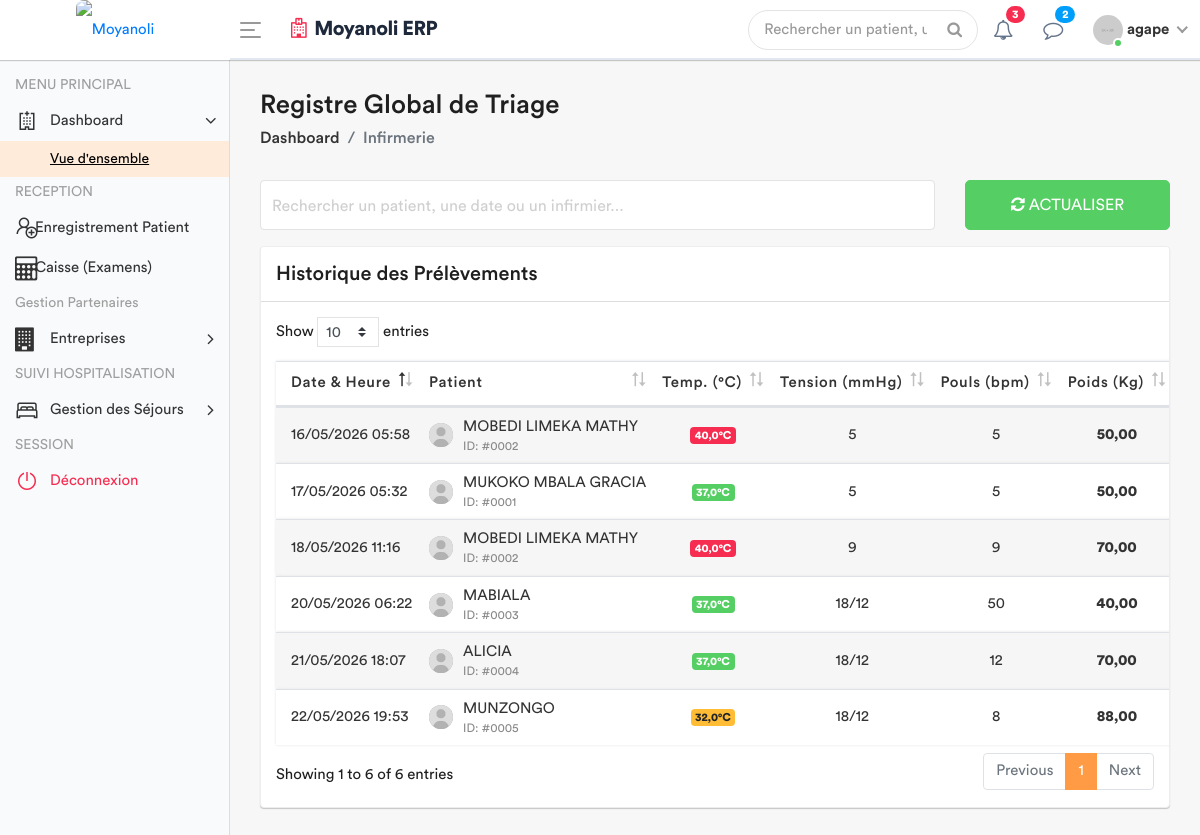
Before: /infirmerie/registre-global/ (signed in) with the older database file.
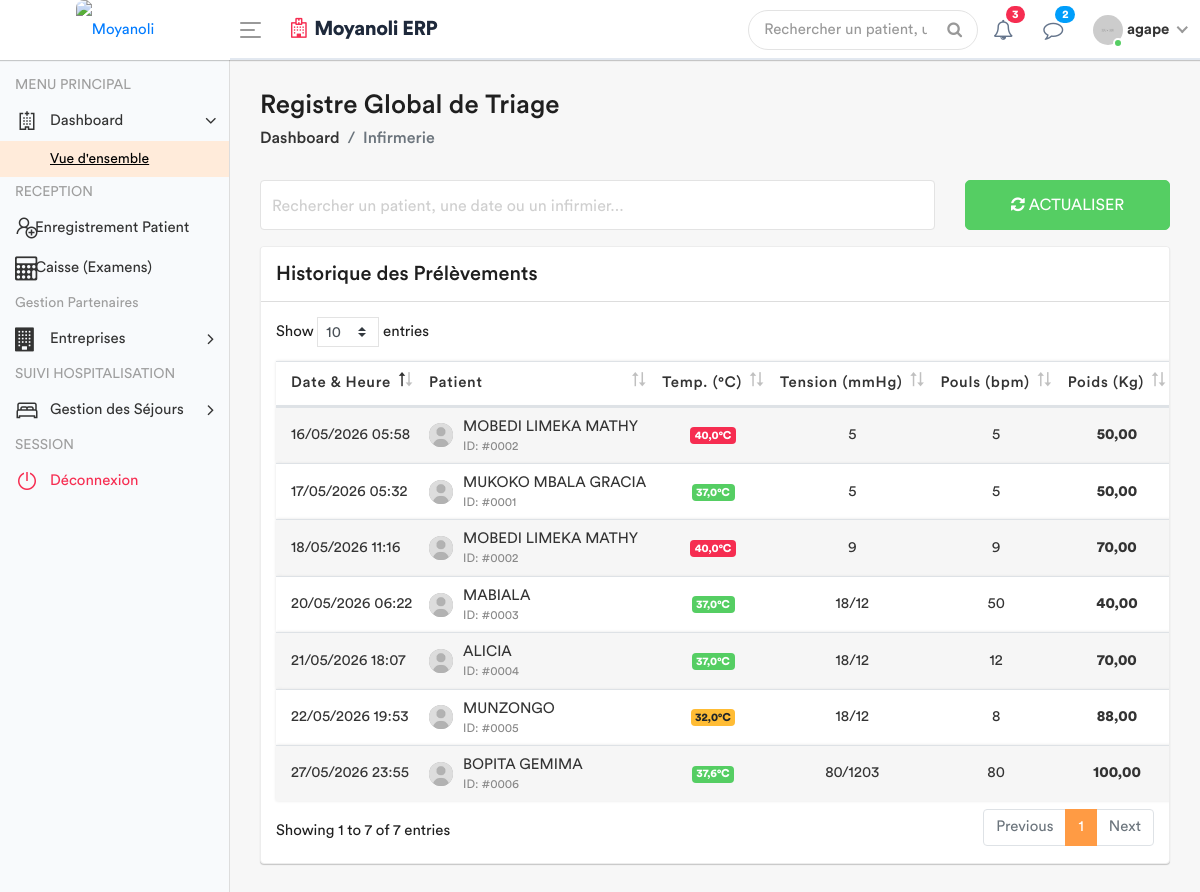
After: the same page with the newer database file.
### apps/models.py (models this page shows, shortened)
class SigneVital(models.Model):
    patient = models.ForeignKey(Patient, on_delete=models.CASCADE)
    temperature = models.DecimalField(max_digits=4, decimal_places=1)
    poids = models.DecimalField(max_digits=5, decimal_places=2)
    tension_arterielle = models.CharField(max_length=10)
    frequence_cardiaque = models.IntegerField()
    frequence_respiratoire = models.IntegerField(null=True, blank=True)
    saturation_oxygene = models.IntegerField(null=True, blank=True)
    date_prelevement = models.DateTimeField(default=timezone.now)
    infirmier = models.ForeignKey(User, on_delete=models.SET_NULL, null=True)
    est_consulte = models.BooleanField(default=False)

class Patient(models.Model):
    code_patient = models.CharField(max_length=20, unique=True, editable=False)
    noms = models.CharField(max_length=100)
    service = models.ForeignKey('Service', on_delete=models.PROTECT, related_name='patients', null=True)
    sexe = models.CharField(max_length=1, choices=[('M', 'Masculin'), ('F', 'Féminin')])
    age = models.CharField(max_length=30)
    adresse = models.TextField()
    telephone = models.CharField(max_length=20)
    fiche_payee = models.BooleanField(default=False) # Pour le 1er passage
    created_by = models.ForeignKey(User, on_delete=models.SET_NULL, null=True, related_name='patients_crees')
    date_creation = models.DateTimeField(auto_now_add=True)
    date_modification = models.DateTimeField(auto_now=True)

### apps/views.py (the view)
# urls.py: path('infirmerie/registre-global/', views.liste_globale_triage, name='liste_globale_triage'),
@login_required
def liste_globale_triage(request):
    historique_global = SigneVital.objects.select_related('patient', 'infirmier').all().order_by('-date_prelevement')
    role = Fonction.objects.filter(userKey=request.user).first()
    fonctionKey = role.fonctionKey.roleName if role else None
    context = {
        'fonctionKey': fonctionKey,
        'historique': historique_global,
    }
    return render(request, 'back-end/infirmerie/liste_globale_triage.html', context)

### apps/templates/back-end/infirmerie/liste_globale_triage.html (shortened to what the changed rows need)
<!DOCTYPE html>
{% load static %}
<html lang="fr">
    <head>
        {% include 'back-end/includes/css.html' %}
    </head>
    <body>
        <div class="main-wrapper">
            <div class="page-wrapper">
                <div class="content container-fluid">
                    <div class="row">
                        <div class="col-md-12">
                            <div class="card card-table">
                                <div class="card-body">
                                    <div class="table-responsive" style="padding: 15px;">
                                        <table class="table table-striped table-nowrap custom-table mb-0 datatable" id="triageTable">
                                            <thead>
                                                <tr>
                                                    <th>Date & Heure</th>
                                                    <th>Patient</th>
                                                    <th class="text-center">Temp. (°C)</th>
                                                    <th class="text-center">Tension (mmHg)</th>
                                                    <th class="text-center">Pouls (bpm)</th>
                                                    <th class="text-center">Poids (Kg)</th>
                                                </tr>
                                            </thead>
                                            <tbody>
                                                {% for signe in historique %}
                                                <tr>
                                                    <td>{{ signe.date_prelevement|date:"d/m/Y H:i" }}</td>
                                                    <td>
                                                        <h2 class="table-avatar">
                                                            <a href="#" class="avatar avatar-xs"><img src="{% static 'back-end/assets/img/user.jpg' %}" alt=""></a>
                                                            <a href="#">{{ signe.patient.noms }} <span>ID: #{{ signe.patient.id|stringformat:"04d" }}</span></a>
                                                        </h2>
                                                    </td>
                                                    <td class="text-center">
                                                        <span class="badge {% if signe.temperature >= 38 %}badge-danger{% elif signe.temperature < 36 %}badge-warning{% else %}badge-success{% endif %}">
                                                            {{ signe.temperature }}°C
                                                        </span>
                                                    </td>
                                                    <td class="text-center">{{ signe.tension_arterielle|default:"--" }}</td>
                                                    <td class="text-center">{{ signe.frequence_cardiaque|default:"--" }}</td>
                                                    <td class="text-center"><strong>{{ signe.poids }}</strong></td>
                                                </tr>
                                                {% empty %}
                                                <tr>
                                                    <td colspan="8" class="text-center text-muted py-4">Aucun prélèvement enregistré.</td>
                                                </tr>
                                                {% endfor %}
                                            </tbody>
                                        </table>
                                    </div>
                                </div>
                            </div>
                        </div>
                    </div>
                </div>
            </div>
        </div>
    </body>
</html>

Changed rows visible on the page:
added SigneVital: date_prelevement "27/05/2026 23:55", patient.noms "BOPITA GEMIMA", patient.id "0006", temperature "37,6", tension_arterielle "80/1203", frequence_cardiaque "80", poids "100,00"
Other visible differences:
text written by a page script: "Show entries Showing 1 to 6 of 6 entries Previous 1 Next" → "Show entries Showing 1 to 7 of 7 entries Previous 1 Next"
